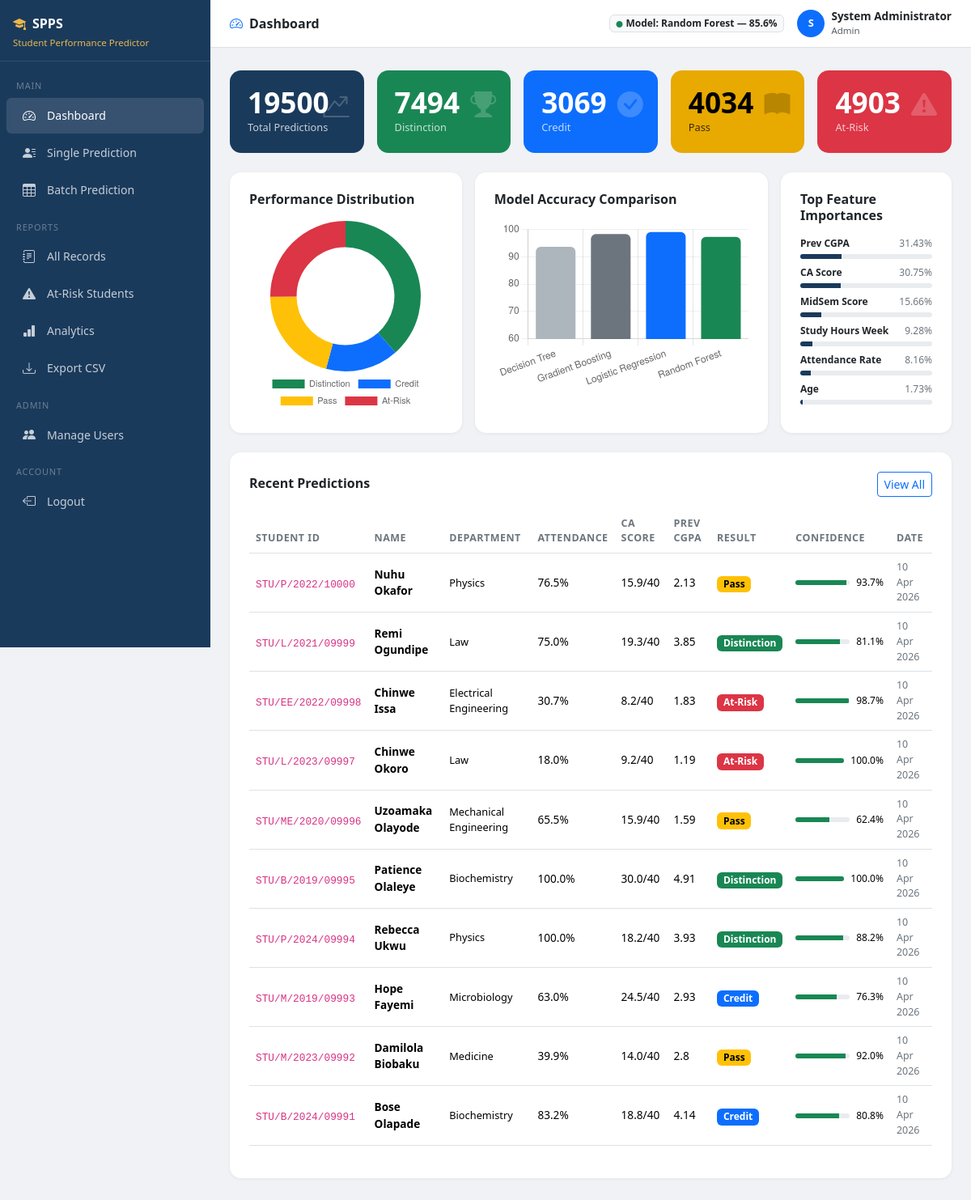
The page /dashboard (signed in) on the database its author committed.
### app.py (models this page shows)
class User(UserMixin, db.Model):
    id       = db.Column(db.Integer, primary_key=True)
    username = db.Column(db.String(80), unique=True, nullable=False)
    email    = db.Column(db.String(120), unique=True, nullable=False)
    password = db.Column(db.String(200), nullable=False)
    role     = db.Column(db.String(20), default='lecturer')
    fullname = db.Column(db.String(120), default='')
    created  = db.Column(db.DateTime, default=datetime.utcnow)

### app.py (the view)
@app.route('/dashboard')
@login_required
def dashboard():
    total   = Prediction.query.count()
    at_risk = Prediction.query.filter_by(result='At-Risk').count()
    dist    = Prediction.query.filter_by(result='Distinction').count()
    credit  = Prediction.query.filter_by(result='Credit').count()
    pass_   = Prediction.query.filter_by(result='Pass').count()
    recent  = Prediction.query.order_by(Prediction.timestamp.desc()).limit(10).all()
    return render_template('dashboard.html',
        total=total, at_risk=at_risk, dist=dist, credit=credit, pass_=pass_,
        recent=recent, model_results=META.get('model_results',{}),
        feat_imp=META.get('feature_importances',[])[:6],
        colors=PERF_COLORS, icons=PERF_ICONS)

### app.py (called while the page is built)
@login_manager.user_loader
def load_user(uid):
    return User.query.get(int(uid))

### templates/dashboard.html (shortened to what this page needs)
{% extends 'base.html' %}
{% block page_title %}<i class="bi bi-speedometer2 me-2 text-primary"></i>Dashboard{% endblock %}
{% block content %}
<div class="row g-3 mb-4">
  {% set cards = [
    ('Total Predictions', total, 'bi-graph-up-arrow', '#1a3a5c', '#fff'),
    ('Distinction', dist, 'bi-trophy-fill', '#198754', '#fff'),
    ('Credit', credit, 'bi-check-circle-fill', '#0d6efd', '#fff'),
    ('Pass', pass_, 'bi-book-fill', '#e8a900', '#000'),
    ('At-Risk', at_risk, 'bi-exclamation-triangle-fill', '#dc3545', '#fff'),
  ] %}
  {% for label, val, icon, bg, tc in cards %}
  <div class="col-6 col-md-4 col-xl">
    <div class="stat-card position-relative" style="background:{{ bg }};color:{{ tc }}">
      <div class="value">{{ val }}</div>
      <div class="label">{{ label }}</div>
      <i class="bi {{ icon }} icon"></i>
    </div>
  </div>
  {% endfor %}
</div>
<div class="row g-3 mb-4">
  <div class="col-lg-4">
    <div class="section-card h-100">
      <h6 class="fw-bold mb-3">Performance Distribution</h6>
      <canvas id="distChart" height="200"></canvas>
    </div>
  </div>
  <div class="col-lg-5">
    <div class="section-card h-100">
      <h6 class="fw-bold mb-3">Model Accuracy Comparison</h6>
      <canvas id="modelChart" height="200"></canvas>
    </div>
  </div>
  <div class="col-lg-3">
    <div class="section-card h-100">
      <h6 class="fw-bold mb-3">Top Feature Importances</h6>
      {% for feat, imp in feat_imp %}
      <div class="mb-2">
        <div class="d-flex justify-content-between mb-1">
          <span style="font-size:.75rem;font-weight:600">{{ feat.replace('_',' ') }}</span>
          <span style="font-size:.75rem;color:#6c757d">{{ imp }}%</span>
        </div>
        <div class="progress" style="height:6px;border-radius:4px">
          <div class="progress-bar" style="width:{{ imp }}%;background:#1a3a5c"></div>
        </div>
      </div>
      {% endfor %}
    </div>
  </div>
</div>
<div class="section-card">
  <div class="d-flex justify-content-between align-items-center mb-3">
    <h6 class="fw-bold mb-0">Recent Predictions</h6>
    <a href="{{ url_for('records') }}" class="btn btn-sm btn-outline-primary">View All</a>
  </div>
  <div class="table-responsive">
    <table class="table table-hover align-middle">
      <thead><tr>
        <th>Student ID</th><th>Name</th><th>Department</th>
        <th>Attendance</th><th>CA Score</th><th>Prev CGPA</th>
        <th>Result</th><th>Confidence</th><th>Date</th>
      </tr></thead>
      <tbody>
      {% for p in recent %}
      <tr>
        <td><code style="font-size:.8rem">{{ p.student_id }}</code></td>
        <td style="font-size:.85rem;font-weight:600">{{ p.student_name }}</td>
        <td style="font-size:.8rem">{{ p.department }}</td>
        <td style="font-size:.85rem">{{ p.attendance }}%</td>
        <td style="font-size:.85rem">{{ p.ca_score }}/40</td>
        <td style="font-size:.85rem">{{ p.prev_cgpa }}</td>
        <td>
          <span class="badge badge-{{ p.result.lower().replace(' ','-') }}">
            {{ p.result }}
          </span>
        </td>
        <td>
          <div class="d-flex align-items-center gap-2">
            <div class="progress flex-grow-1" style="height:6px;width:60px">
              <div class="progress-bar bg-success" style="width:{{ p.confidence }}%"></div>
            </div>
            <span style="font-size:.75rem">{{ p.confidence }}%</span>
          </div>
        </td>
        <td style="font-size:.78rem;color:#6c757d">{{ p.timestamp.strftime('%d %b %Y') }}</td>
      </tr>
      {% else %}
      <tr><td colspan="9" class="text-center text-muted py-4">No predictions yet. <a href="{{ url_for('predict') }}">Make your first prediction</a></td></tr>
      {% endfor %}
      </tbody>
    </table>
  </div>
</div>
{% endblock %}
{% block scripts %}
<script>
const modelData = {{ model_results | tojson }};
const distData  = { Distinction: {{ dist }}, Credit: {{ credit }}, Pass: {{ pass_ }}, 'At-Risk': {{ at_risk }} };
// Distribution doughnut
new Chart(document.getElementById('distChart'), {
  type: 'doughnut',
  data: {
    labels: Object.keys(distData),
    datasets:[{ data: Object.values(distData), backgroundColor:['#198754','#0d6efd','#ffc107','#dc3545'], borderWidth:0 }]
  },
  options: { plugins:{ legend:{ position:'bottom', labels:{ font:{ size:11 } } } }, cutout:'65%' }
});
// Model bar chart
const mLabels = Object.keys(modelData);
const mAcc    = mLabels.map(k => modelData[k].accuracy);
new Chart(document.getElementById('modelChart'), {
  type: 'bar',
  data: {
    labels: mLabels,
    datasets:[{ label:'Accuracy %', data: mAcc,
      backgroundColor:['#adb5bd','#6c757d','#0d6efd','#198754'], borderRadius:6 }]
  },
  options: {
    plugins:{ legend:{ display:false } },
    scales:{ y:{ min:60, max:100, grid:{ color:'#f0f0f0' } } }
  }
});
</script>
{% endblock %}

### templates/base.html (shortened to what this page needs)
<!DOCTYPE html>
<html lang="en">
<head>
  <link href="https://cdn.jsdelivr.net/npm/bootstrap@5.3.2/dist/css/bootstrap.min.css" rel="stylesheet"/>
  <link href="https://cdn.jsdelivr.net/npm/bootstrap-icons@1.11.3/font/bootstrap-icons.css" rel="stylesheet"/>
</head>
<body>
{% if current_user.is_authenticated %}
<div id="sidebar">
  <div class="logo">
    <h5><i class="bi bi-mortarboard-fill me-2" style="color:var(--accent)"></i>SPPS</h5>
    <small>Student Performance Predictor</small>
  </div>
  <nav class="mt-2 pb-4">
    <div class="section-label">Main</div>
    <a href="{{ url_for('dashboard') }}" class="nav-link {% if request.endpoint=='dashboard' %}active{% endif %}">
      <i class="bi bi-speedometer2"></i> Dashboard
    </a>
    <a href="{{ url_for('predict') }}" class="nav-link {% if request.endpoint=='predict' %}active{% endif %}">
      <i class="bi bi-person-lines-fill"></i> Single Prediction
    </a>
    <a href="{{ url_for('batch') }}" class="nav-link {% if request.endpoint=='batch' %}active{% endif %}">
      <i class="bi bi-table"></i> Batch Prediction
    </a>
    <div class="section-label">Reports</div>
    <a href="{{ url_for('records') }}" class="nav-link {% if request.endpoint=='records' %}active{% endif %}">
      <i class="bi bi-journal-text"></i> All Records
    </a>
    <a href="{{ url_for('at_risk') }}" class="nav-link {% if request.endpoint=='at_risk' %}active{% endif %}">
      <i class="bi bi-exclamation-triangle-fill"></i> At-Risk Students
    </a>
    <a href="{{ url_for('analytics') }}" class="nav-link {% if request.endpoint=='analytics' %}active{% endif %}">
      <i class="bi bi-bar-chart-fill"></i> Analytics
    </a>
    <a href="{{ url_for('export_csv') }}" class="nav-link">
      <i class="bi bi-download"></i> Export CSV
    </a>
    {% if current_user.role == 'admin' %}
    <div class="section-label">Admin</div>
    <a href="{{ url_for('admin_users') }}" class="nav-link {% if request.endpoint=='admin_users' %}active{% endif %}">
      <i class="bi bi-people-fill"></i> Manage Users
    </a>
    {% endif %}
    <div class="section-label">Account</div>
    <a href="{{ url_for('logout') }}" class="nav-link">
      <i class="bi bi-box-arrow-left"></i> Logout
    </a>
  </nav>
</div>
<div id="main">
  <div class="topbar d-flex align-items-center justify-content-between">
    <div>
      <span class="fw-semibold text-dark">{% block page_title %}{% endblock %}</span>
    </div>
    <div class="d-flex align-items-center gap-3">
      <span class="badge bg-light text-dark border">
        <i class="bi bi-circle-fill text-success me-1" style="font-size:.5rem"></i>Model: Random Forest — 85.6%
      </span>
      <div class="d-flex align-items-center gap-2">
        <div class="rounded-circle bg-primary d-flex align-items-center justify-content-center text-white" style="width:34px;height:34px;font-size:.8rem;font-weight:700">
          {{ current_user.fullname[0] if current_user.fullname else current_user.username[0].upper() }}
        </div>
        <div class="d-none d-md-block">
          <div class="fw-semibold" style="font-size:.85rem;line-height:1.2">{{ current_user.fullname or current_user.username }}</div>
          <div class="text-muted" style="font-size:.72rem">{{ current_user.role.title() }}</div>
        </div>
      </div>
    </div>
  </div>
  <div class="content">
    {% block content %}{% endblock %}
  </div>
</div>
{% else %}
{% block auth_content %}{% endblock %}
{% endif %}
{% block scripts %}{% endblock %}
</body>
</html>

### templates/base.html (style rules this page uses)
:root { --primary:#1a3a5c;--accent:#e8b84b;--sidebar-w:260px; }
body { background:#f0f2f5;font-family:'Segoe UI',sans-serif; }
#sidebar { position:fixed;top:0;left:0;height:100vh;width:var(--sidebar-w);background:var(--primary);z-index:1000;transition:width .2s; }
#sidebar .logo { padding:20px 16px 12px;border-bottom:1px solid rgba(255,255,255,.1); }
#sidebar .logo h5 { color:#fff;font-weight:700;margin:0;font-size:1rem; }
#sidebar .logo small { color:var(--accent);font-size:.72rem; }
#sidebar .nav-link { color:rgba(255,255,255,.75);padding:10px 20px;border-radius:6px;margin:2px 8px;font-size:.88rem;display:flex;align-items:center;gap:10px; }
#sidebar .nav-link:hover,#sidebar .nav-link.active { background:rgba(255,255,255,.12);color:#fff; }
#sidebar .nav-link i { font-size:1rem;width:20px; }
#sidebar .section-label { color:rgba(255,255,255,.35);font-size:.68rem;letter-spacing:.08em;padding:14px 20px 4px;text-transform:uppercase; }
#main { margin-left:var(--sidebar-w);min-height:100vh; }
.topbar { background:#fff;border-bottom:1px solid #e0e0e0;padding:12px 24px;position:sticky;top:0;z-index:900; }
.content { padding:28px 24px; }
.stat-card { border:none;border-radius:14px;padding:22px;height:100%; }
.stat-card .value { font-size:2.2rem;font-weight:700;line-height:1; }
.stat-card .label { font-size:.8rem;opacity:.75;margin-top:4px; }
.stat-card .icon { font-size:2rem;opacity:.2;position:absolute;right:18px;top:18px; }
.table th { font-size:.78rem;text-transform:uppercase;letter-spacing:.04em;color:#6c757d; }
.badge-distinction { background:#198754;color:#fff; }
.badge-credit { background:#0d6efd;color:#fff; }
.badge-pass { background:#ffc107;color:#000; }
.badge-at-risk { background:#dc3545;color:#fff; }
.section-card { background:#fff;border-radius:14px;padding:24px;border:none;box-shadow:0 1px 4px rgba(0,0,0,.06); }

### rows shown on the page
User: fullname "S", fullname "System Administrator", role "Admin", student_id "STU/P/2022/10000", student_name "Nuhu Okafor", department "Physics", attendance "76.5", ca_score "15.9", prev_cgpa "2.13", result "Pass", confidence "93.7", timestamp "10 Apr 2026", student_id "STU/L/2021/09999", student_name "Remi Ogundipe", department "Law", attendance "75.0", ca_score "19.3", prev_cgpa "3.85", result "Distinction", confidence "81.1", student_id "STU/EE/2022/09998", student_name "Chinwe Issa", department "Electrical Engineering", attendance "30.7", ca_score "8.2", prev_cgpa "1.83", result "At-Risk", confidence "98.7", student_id "STU/L/2023/09997", student_name "Chinwe Okoro", attendance "18.0", ca_score "9.2", prev_cgpa "1.19", confidence "100.0", student_id "STU/ME/2020/09996", student_name "Uzoamaka Olayode", department "Mechanical Engineering", attendance "65.5", prev_cgpa "1.59", confidence "62.4", student_id "STU/B/2019/09995", student_name "Patience Olaleye", department "Biochemistry", attendance "100.0", ca_score "30.0", prev_cgpa "4.91", student_id "STU/P/2024/09994", student_name "Rebecca Ukwu", ca_score "18.2", prev_cgpa "3.93", confidence "88.2", student_id "STU/M/2019/09993", student_name "Hope Fayemi", department "Microbiology", attendance "63.0", ca_score "24.5", prev_cgpa "2.93", result "Credit", confidence "76.3", student_id "STU/M/2023/09992", student_name "Damilola Biobaku", department "Medicine", attendance "39.9", ca_score "14.0", prev_cgpa "2.8", confidence "92.0", student_id "STU/B/2024/09991", student_name "Bose Olapade", attendance "83.2", ca_score "18.8", prev_cgpa "4.14", confidence "80.8"

### other values the page prints
{{ val }} "19500" "7494" "3069" "4034" "4903"
{{ label }} "Total Predictions" "Distinction" "Credit" "Pass" "At-Risk"
{{ feat.replace('_',' ') }} "Prev CGPA" "CA Score" "MidSem Score" "Study Hours Week" "Attendance Rate" "Age"
{{ imp }} "31.43" "30.75" "15.66" "9.28" "8.16" "1.73"
chart data {{ dist }} 7494
chart data {{ credit }} 3069
chart data {{ pass_ }} 4034
